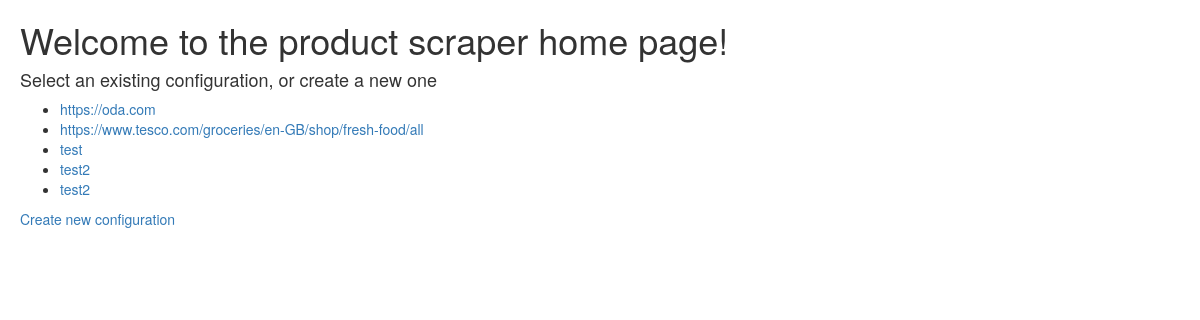
The app's page /, older data.
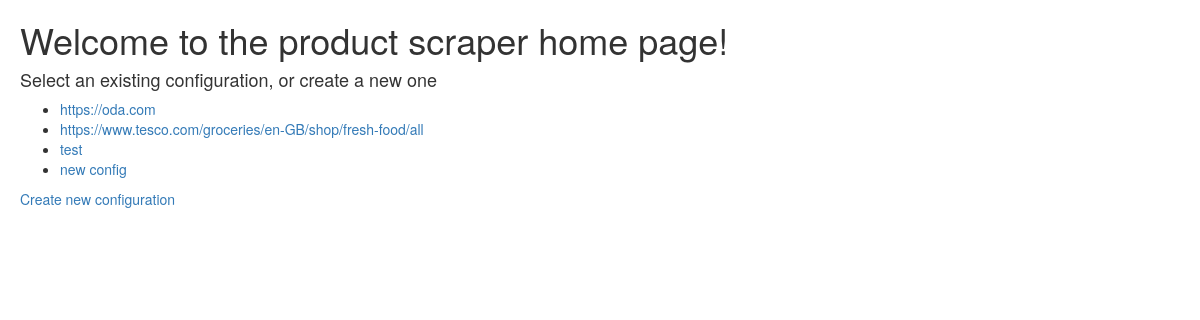
The same page, newer data.
### odacase/productscraper/models.py (models this page shows)
class PSConfig(models.Model):
    base_url = models.CharField(max_length=200)
    whitelist = models.CharField(max_length=200, null=True, blank=True)
    product_xpath = models.CharField(max_length=200)

### odacase/productscraper/views.py (the view)
# urls.py: path('', views.home, name='home'),
def home(request, template='home.html'):
    context = {
        'configs' : PSConfig.objects.all()
    }
    return render(request, template, context)

### odacase/productscraper/templates/home.html
{% extends 'base.html' %}
{% block body %}
<div>
    <h1>Welcome to the product scraper home page!</h1>
    <h4>Select an existing configuration, or create a new one</h4>
    <ul>
    {% for config in configs %}
    <li><a href='/{{ config.pk }}/run'>{{ config.base_url }}</a></li>
    {% endfor %}
    </ul>
    <a href='/new' class='button'>Create new configuration</a>
</div>
{% endblock body %}

### odacase/productscraper/templates/base.html (shortened to what this page needs)
{% load static %}
<!doctype html>
<html lang="en">
    <head>
        <link rel="stylesheet" href="https://maxcdn.bootstrapcdn.com/bootstrap/3.4.1/css/bootstrap.min.css">
        <link rel="stylesheet" type="text/css" href="{% static 'css/base.css' %}"  />
    </head>
    <body>
        {% block body %}
        {% endblock body %}
    </body>
</html>

### odacase/productscraper/static/css/base.css (style rules this page uses)
body { margin: 20px; }

Row changes from the older to the newer data that the page shows:
removed PSConfig: base_url "test2"
removed PSConfig: base_url "test2"
added PSConfig: base_url "new config"
